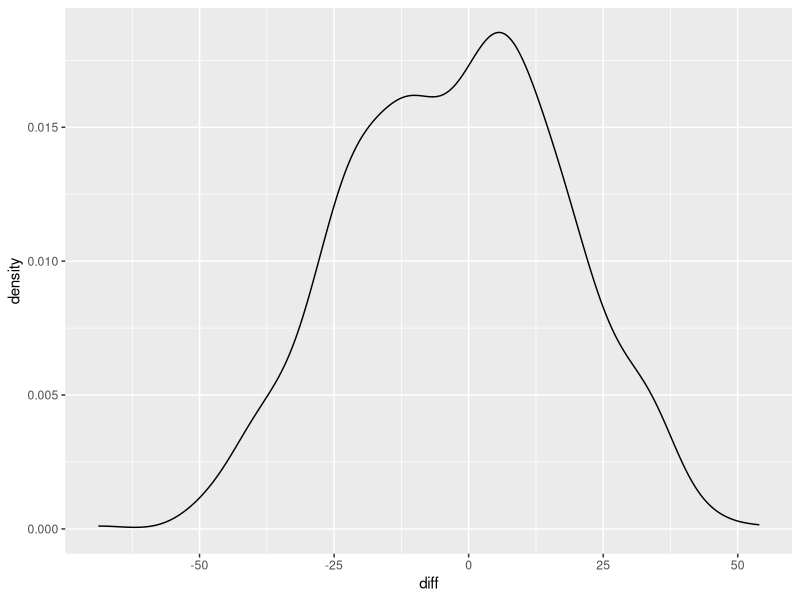

Write R code to recreate this figure.

library(tidyverse)
library(purrr)

n=50
sim_data = tibble(
  x = rnorm(n,10,1),
  y = rnorm(n,1,1)+x*rnorm(n,0,1)
)

list = c(1:n)

generate.theta = function(data,theta0){
  
#   sim_data = tibble(
#               x = rnorm(n),
#               y = rnorm(n)+x*rnorm(n,theta0,100)
# )
 l =  sample(list,replace = TRUE)
 x = data[l,1]
 y = data[l,2]
 
tibble(
theta = as.numeric(cov(x,y)/var(x)),
theta0,
diff = sqrt(n)*(theta-theta0)
)
}

res = vector("list",10000)

for (i in 1:800) {
  res = rbind(res,generate.theta(sim_data,theta0 = (i-400)/100))
}
res = bind_rows(res)

ggplot(data = res,aes(x = diff))+geom_density()



generate.theta(sim_data,theta0 = 6)

















